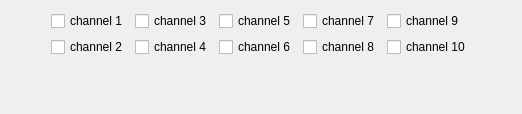
      <widget class="QWidget" name="customTab">
       <attribute name="title">
        <string>Custom</string>
       </attribute>
       <layout class="QGridLayout" name="gridLayout_4">
        <item row="0" column="0">
         <layout class="QHBoxLayout" name="horizontalLayout_2">
          <item>
           <spacer name="horizontalSpacer_15">
            <property name="orientation">
             <enum>Qt::Horizontal</enum>
            </property>
            <property name="sizeHint" stdset="0">
             <size>
              <width>40</width>
              <height>20</height>
             </size>
            </property>
           </spacer>
          </item>
          <item>
           <layout class="QGridLayout" name="gridLayout_6">
            <item row="0" column="2">
             <widget class="QCheckBox" name="checkBox_5">
              <property name="text">
               <string>channel 5</string>
              </property>
             </widget>
            </item>
            <item row="1" column="2">
             <widget class="QCheckBox" name="checkBox_6">
              <property name="text">
               <string>channel 6</string>
              </property>
             </widget>
            </item>
            <item row="0" column="3">
             <widget class="QCheckBox" name="checkBox_7">
              <property name="text">
               <string>channel 7</string>
              </property>
             </widget>
            </item>
            <item row="1" column="3">
             <widget class="QCheckBox" name="checkBox_8">
              <property name="text">
               <string>channel 8</string>
              </property>
             </widget>
            </item>
            <item row="1" column="4">
             <widget class="QCheckBox" name="checkBox_10">
              <property name="text">
               <string>channel 10</string>
              </property>
             </widget>
            </item>
            <item row="0" column="4">
             <widget class="QCheckBox" name="checkBox_9">
              <property name="text">
               <string>channel 9</string>
              </property>
             </widget>
            </item>
            <item row="1" column="1">
             <widget class="QCheckBox" name="checkBox_4">
              <property name="text">
               <string>channel 4</string>
              </property>
             </widget>
            </item>
            <item row="0" column="1">
             <widget class="QCheckBox" name="checkBox_3">
              <property name="text">
               <string>channel 3</string>
              </property>
             </widget>
            </item>
            <item row="1" column="0">
             <widget class="QCheckBox" name="checkBox_2">
              <property name="text">
               <string>channel 2</string>
              </property>
             </widget>
            </item>
            <item row="0" column="0">
             <widget class="QCheckBox" name="checkBox">
              <property name="text">
               <string>channel 1</string>
              </property>
             </widget>
            </item>
           </layout>
          </item>
          <item>
           <spacer name="horizontalSpacer_16">
            <property name="orientation">
             <enum>Qt::Horizontal</enum>
            </property>
            <property name="sizeHint" stdset="0">
             <size>
              <width>40</width>
              <height>20</height>
             </size>
            </property>
           </spacer>
          </item>
         </layout>
        </item>
        <item row="2" column="0">
         <widget class="MplWidget" name="customMplWidget" native="true"/>
        </item>
        <item row="3" column="0">
         <layout class="QHBoxLayout" name="horizontalLayout_10">
          <item>
           <spacer name="horizontalSpacer_22">
            <property name="orientation">
             <enum>Qt::Horizontal</enum>
            </property>
            <property name="sizeHint" stdset="0">
             <size>
              <width>40</width>
              <height>20</height>
             </size>
            </property>
           </spacer>
          </item>
          <item>
           <spacer name="horizontalSpacer_23">
            <property name="orientation">
             <enum>Qt::Horizontal</enum>
            </property>
            <property name="sizeType">
             <enum>QSizePolicy::Minimum</enum>
            </property>
            <property name="sizeHint" stdset="0">
             <size>
              <width>40</width>
              <height>20</height>
             </size>
            </property>
           </spacer>
          </item>
          <item>
           <spacer name="horizontalSpacer_24">
            <property name="orientation">
             <enum>Qt::Horizontal</enum>
            </property>
            <property name="sizeType">
             <enum>QSizePolicy::Minimum</enum>
            </property>
            <property name="sizeHint" stdset="0">
             <size>
              <width>40</width>
              <height>20</height>
             </size>
            </property>
           </spacer>
          </item>
         </layout>
        </item>
        <item row="4" column="0">
         <layout class="QHBoxLayout" name="horizontalLayout_9">
          <item>
           <spacer name="horizontalSpacer_20">
            <property name="orientation">
             <enum>Qt::Horizontal</enum>
            </property>
            <property name="sizeHint" stdset="0">
             <size>
              <width>40</width>
              <height>20</height>
             </size>
            </property>
           </spacer>
          </item>
          <item>
           <spacer name="horizontalSpacer_21">
            <property name="orientation">
             <enum>Qt::Horizontal</enum>
            </property>
            <property name="sizeType">
             <enum>QSizePolicy::Fixed</enum>
            </property>
            <property name="sizeHint" stdset="0">
             <size>
              <width>40</width>
              <height>20</height>
             </size>
            </property>
           </spacer>
          </item>
         </layout>
        </item>
       </layout>
      </widget>
